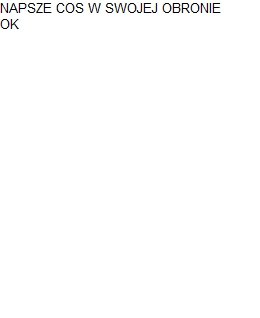
%> input picture Zdanie.bmp, 260 x 318 px
$ octave --eval "result = getRegions('Zdanie.bmp');"   (GNU Octave 9; MATLAB toolbox functions it lacks are replaced by stand-ins)
%> lines starting %> are read from the running program, lines starting %| are printed output that depends on the picture; in (x1, y1, x2, y2) boxes, pixels count from 0 and x2, y2 are one past the last pixel; in counts of white or black regions, pixels touching at a corner belong together; the program's own positions count from 1
%This function read the file specified as a parameter, cuts rectangles
%around dark regions and returns them in a matrix
function [ regions ] = getRegions( fileName )
%> called with fileName = 'Zdanie.bmp'
    image = imread(fileName);
%> image is the input picture: size 318x260x3 uint8; mean R, G, B 252.9, 252.9, 252.9
    image = ~im2bw(image);
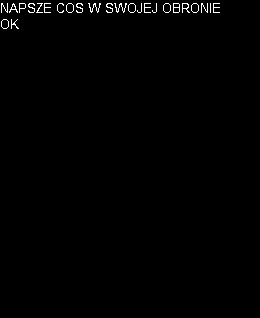
%> image: size 318x260 logical; 0.81% white in thin lines or dots, all inside (x1, y1, x2, y2) = (1, 3, 220, 29)
    image = bwlabel(image);
%> image: size 318x260 double; 26 distinct labels, from 0 to 25
    regions = regionprops(image, 'all');
%> regions = 25 regions; largest, box (x1, y1, x2, y2), Area, Centroid, MajorAxisLength, MinorAxisLength and Eccentricity: (88, 3, 101, 13) 44 [95 8] 14.59 11.37 0.627, (114, 3, 127, 13) 44 [121 8] 14.59 11.37 0.627, (173, 3, 180, 13) 33 [176.8 8.4] 12.66 9.69 0.644
%> `result = getRegions('Zdanie.bmp');`: result has the same summary as regions in getRegions
end

$ run again, on code.bmp
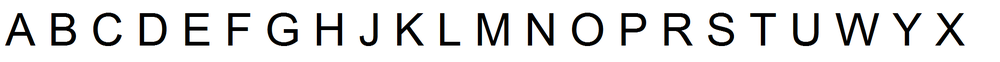
%> input picture code.bmp, 1000 x 62 px, shrunk from 2120 x 132 before the run
%> in getRegions, image is the input picture: size 62x1000x3 uint8; mean R, G, B 224.9, 224.8, 224.9
%> in getRegions, `image = ~im2bw(image);`:
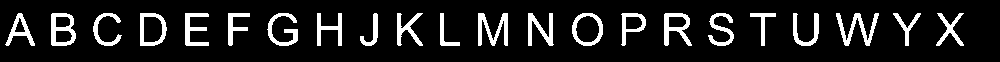
%> image: size 62x1000 logical; 12.1% white; 22 white regions
%> in getRegions, `image = bwlabel(image);`:
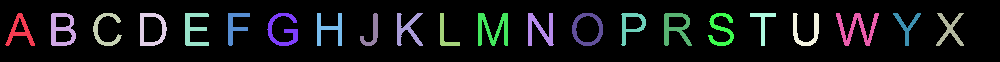
%> image: size 62x1000 double; 23 distinct labels, from 0 to 22; one colour per label, 0 black
%> regions = 22 regions; largest, box (x1, y1, x2, y2), Area, Centroid, MajorAxisLength, MinorAxisLength and Eccentricity: (836, 13, 879, 46) 494 [857.8 29.1] 48.31 36.52 0.655, (478, 13, 508, 46) 475 [493.4 29.9] 42.34 36.63 0.501, (51, 13, 76, 46) 445 [62.4 30.1] 40.32 31.17 0.634
%> result has the same summary as regions in getRegions

$ run again, on alphabet.png
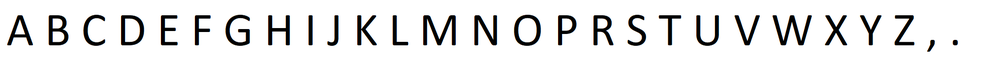
%> input picture alphabet.png, 1000 x 65 px, shrunk from 2032 x 132 before the run
%> in getRegions, image is the input picture: size 65x1000x3 uint8; mean R, G, B 229.6, 229.6, 229.6
%> in getRegions, `image = ~im2bw(image);`:
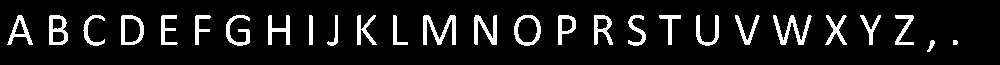
%> image: size 65x1000 logical; 10% white; 27 white regions
%> in getRegions, `image = bwlabel(image);`:
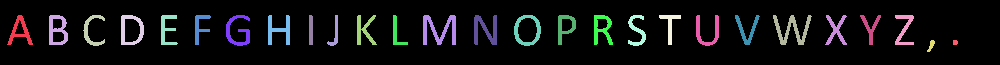
%> image: size 65x1000 double; 28 distinct labels, from 0 to 27; one colour per label, 0 black
%> regions = 27 regions; largest, box (x1, y1, x2, y2), Area, Centroid, MajorAxisLength, MinorAxisLength and Eccentricity: (423, 15, 456, 45) 453 [439.9 30.4] 46.21 33.54 0.688, (773, 15, 812, 45) 424 [792.7 30.6] 43.04 33.38 0.631, (474, 15, 497, 45) 350 [486.1 30.4] 35.29 30.44 0.506
%> result has the same summary as regions in getRegions
